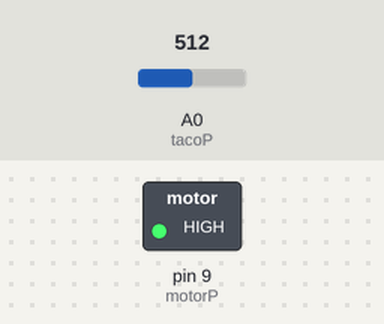
This sketch was run on a simulated Arduino Uno, built with avr-gcc and run on an emulated ATmega328P. Parts: switched loads named in the sketch (green lamp = pin HIGH). Inputs (shaded band) come from the test bench; at power-on: A0 (tacoP) = 512. What the sketch prints to the serial monitor is not drawn.

Above: at 0.1 s.
Timing chart, 0 to 1.6 s (numbered marks = the images above):
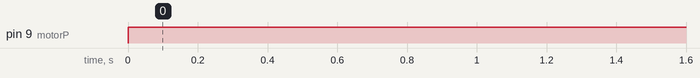

Measured:
- by itself, pin 9 (motorP): LOW → HIGH at 0.00 s

The sketch:

sketch_dec1a.ino
```cpp
int motorP = 9;
int tacoP = A0;

void setup() {
  pinMode(motorP, OUTPUT);
  pinMode(tacoP, INPUT);

  Serial.begin(9600);

  Serial.print("porta do motor: ");
  Serial.println(motorP);
  Serial.print("porta do taco: ");
  Serial.println(tacoP);
}

void loop() {
  digitalWrite(motorP, 250);
  Serial.println("Motor ligado!");
  Serial.print("Motor taco: ");
  Serial.println(analogRead(tacoP));
  delay(5000);
  /*
  digitalWrite(motorP, 0);
  Serial.println("Motor desligado!");
  Serial.print("Motor taco: ");
  Serial.println(analogRead(tacoP));
  delay(5000);
  */
}
```
